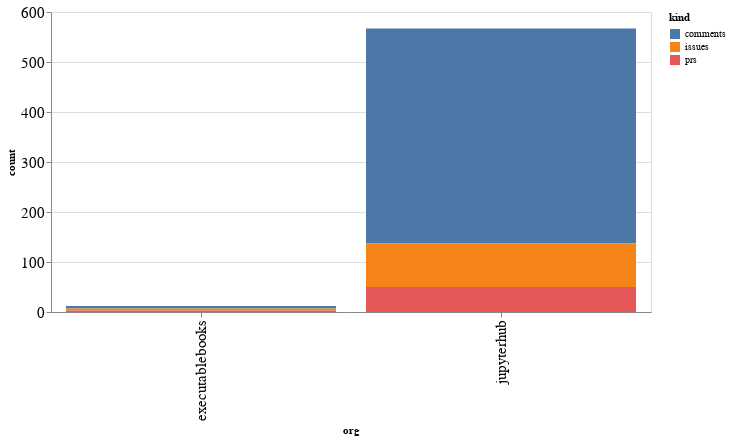

The notebook cell saved with this chart:
### Code cell
alt.Chart(org_summaries, width=600).mark_bar().encode(
    x='org',
    y='count',
    color='kind',
    tooltip="org"
)

### Figure 1 — Vega-Lite specification as saved in the notebook (floating-point values rounded to 4 significant figures)
{"config": {"axisLeft": {"labelFontSize": 15}, "axisBottom": {"labelFontSize": 15}}, "data": {"name": "data-1a33ceede28cf4ec9ef9cae54f200634"}, "mark": "bar", "encoding": {"color": {"type": "nominal", "field": "kind"}, "tooltip": {"type": "nominal", "field": "org"}, "x": {"type": "nominal", "field": "org"}, "y": {"type": "quantitative", "field": "count"}}, "width": 600, "$schema": "https://vega.github.io/schema/vega-lite/v4.8.1.json", "datasets": {"data-1a33ceede28cf4ec9ef9cae54f200634": [{"org": "executablebooks", "kind": "comments", "count": 5}, {"org": "executablebooks", "kind": "issues", "count": 4}, {"org": "executablebooks", "kind": "prs", "count": 3}, {"org": "jupyterhub", "kind": "comments", "count": 430}, {"org": "jupyterhub", "kind": "issues", "count": 87}, {"org": "jupyterhub", "kind": "prs", "count": 50}]}}
